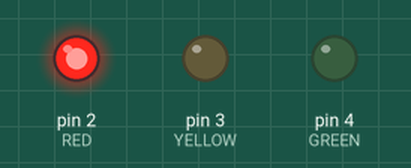
Bench run of a sketch on a simulated Arduino Uno, built with avr-gcc and run on an emulated ATmega328P. On the bench: output pins drawn as LEDs (lit = HIGH).

Above: at 2.5 s.
At 9.5 s:
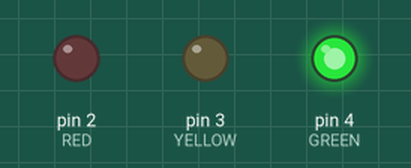
At 13.0 s:
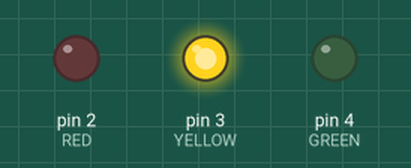
Timing chart, 0 to 18.2 s (numbered marks = the images above):
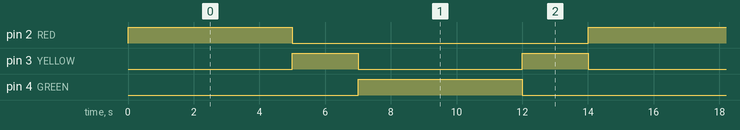

The sketch:

trafficLED.ino
```cpp
const int RED = 2;
const int YELLOW = 3;
const int GREEN = 4;

void setup() {
  pinMode(RED, OUTPUT);
  pinMode(YELLOW, OUTPUT);
  pinMode(GREEN, OUTPUT);
}

void loop() {
  // Red
  digitalWrite(RED, HIGH);
  delay(5000);
  digitalWrite(RED, LOW);

  // Yellow
  digitalWrite(YELLOW, HIGH);
  delay(2000);
  digitalWrite(YELLOW, LOW);

  // Green
  digitalWrite(GREEN, HIGH);
  delay(5000);
  digitalWrite(GREEN, LOW);

  // Yellow before Red again
  digitalWrite(YELLOW, HIGH);
  delay(2000);
  digitalWrite(YELLOW, LOW);
}
```

Measured:
- by itself, pin 2 (RED), pin 4 (GREEN): alternates HIGH for 5.0 s and LOW for 9.0 s
- by itself, pin 3 (YELLOW): alternates HIGH for 2.0 s and LOW for 5.0 s
- by itself, everything shown: repeats every 14.0 s, in 5 steps
